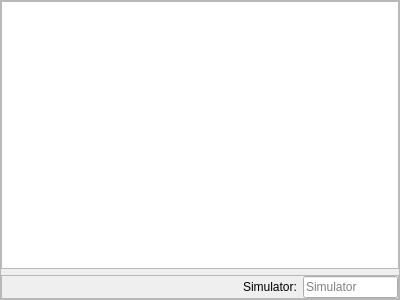
<?xml version="1.0" encoding="UTF-8"?>
<ui version="4.0">
 <class>CDbOwnModelsComponent</class>
 <widget class="QFrame" name="CDbOwnModelsComponent">
  <property name="geometry">
   <rect>
    <x>0</x>
    <y>0</y>
    <width>400</width>
    <height>300</height>
   </rect>
  </property>
  <property name="windowTitle">
   <string>Frame</string>
  </property>
  <property name="frameShape">
   <enum>QFrame::StyledPanel</enum>
  </property>
  <property name="frameShadow">
   <enum>QFrame::Raised</enum>
  </property>
  <layout class="QVBoxLayout" name="vl_OwnModelsComponent">
   <property name="leftMargin">
    <number>0</number>
   </property>
   <property name="topMargin">
    <number>0</number>
   </property>
   <property name="rightMargin">
    <number>0</number>
   </property>
   <property name="bottomMargin">
    <number>0</number>
   </property>
   <item>
    <widget class="BlackGui::Views::CAircraftModelView" name="tvp_OwnAircraftModels">
     <property name="selectionBehavior">
      <enum>QAbstractItemView::SelectRows</enum>
     </property>
     <attribute name="verticalHeaderVisible">
      <bool>false</bool>
     </attribute>
     <attribute name="verticalHeaderHighlightSections">
      <bool>false</bool>
     </attribute>
    </widget>
   </item>
   <item>
    <widget class="QFrame" name="fr_Simulator">
     <property name="frameShape">
      <enum>QFrame::StyledPanel</enum>
     </property>
     <property name="frameShadow">
      <enum>QFrame::Raised</enum>
     </property>
     <layout class="QHBoxLayout" name="hl_Simulator">
      <property name="leftMargin">
       <number>0</number>
      </property>
      <property name="topMargin">
       <number>0</number>
      </property>
      <property name="rightMargin">
       <number>0</number>
      </property>
      <property name="bottomMargin">
       <number>0</number>
      </property>
      <item>
       <widget class="BlackGui::Components::CSimulatorSelector" name="comp_SimulatorSelector">
        <property name="minimumSize">
         <size>
          <width>200</width>
          <height>0</height>
         </size>
        </property>
       </widget>
      </item>
      <item>
       <spacer name="hs_Simulator">
        <property name="orientation">
         <enum>Qt::Horizontal</enum>
        </property>
        <property name="sizeHint" stdset="0">
         <size>
          <width>40</width>
          <height>20</height>
         </size>
        </property>
       </spacer>
      </item>
      <item>
       <widget class="QLabel" name="lbl_Simulator">
        <property name="text">
         <string>Simulator:</string>
        </property>
       </widget>
      </item>
      <item>
       <widget class="QLineEdit" name="le_Simulator">
        <property name="maximumSize">
         <size>
          <width>100</width>
          <height>16777215</height>
         </size>
        </property>
        <property name="placeholderText">
         <string>Simulator</string>
        </property>
       </widget>
      </item>
     </layout>
    </widget>
   </item>
  </layout>
 </widget>
 <customwidgets>
  <customwidget>
   <class>BlackGui::Views::CAircraftModelView</class>
   <extends>QTableView</extends>
   <header>blackgui/views/aircraftmodelview.h</header>
  </customwidget>
  <customwidget>
   <class>BlackGui::Components::CSimulatorSelector</class>
   <extends>QFrame</extends>
   <header>blackgui/components/simulatorselector.h</header>
   <container>1</container>
  </customwidget>
 </customwidgets>
 <resources/>
 <connections/>
</ui>
